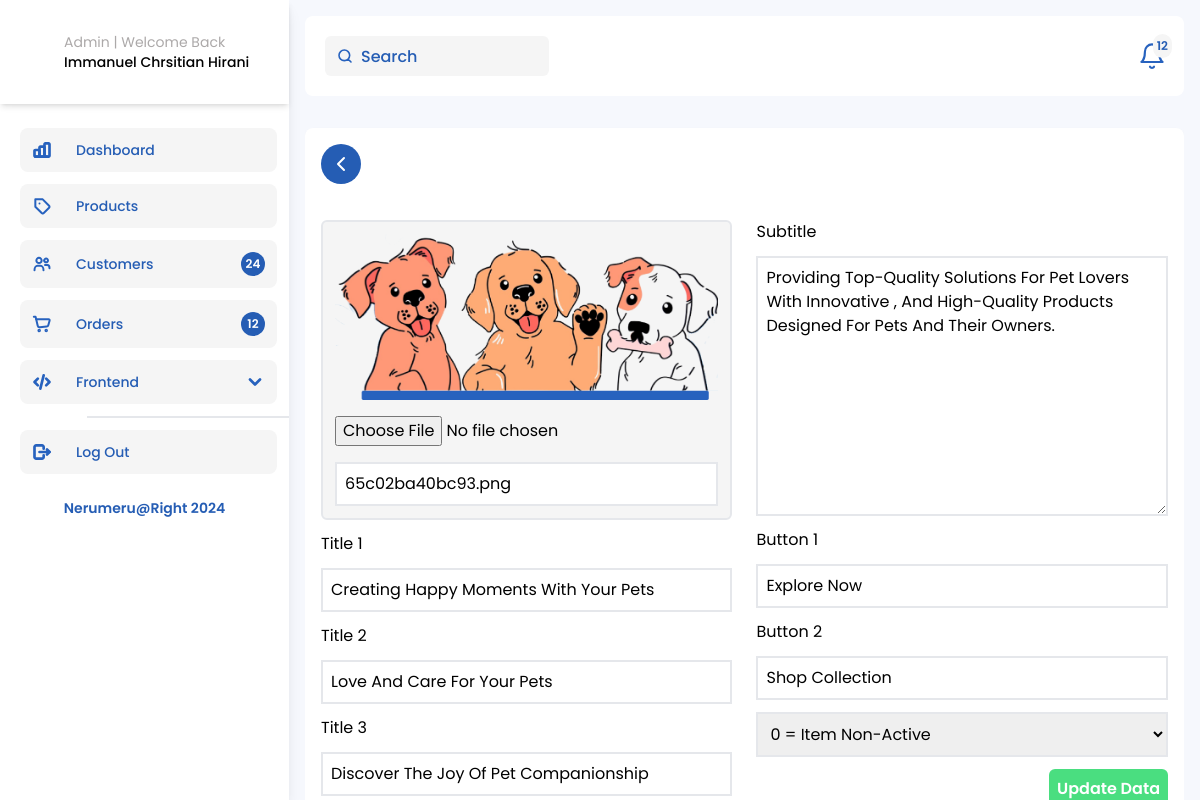
/Admin-hero-UpdateData.php?hero_id=35, run on the app's committed database.
### tables this page shows
CREATE TABLE `herosection` (
  `hero_id` int(11) NOT NULL,
  `hero_title1` varchar(200) NOT NULL,
  `hero_title2` varchar(200) NOT NULL,
  `hero_title3` varchar(200) NOT NULL,
  `hero_subtitle` varchar(1000) NOT NULL,
  `hero_button1` varchar(100) NOT NULL,
  `hero_button2` varchar(100) NOT NULL,
  `hero_img` varchar(500) NOT NULL,
  `insert_date` datetime NOT NULL DEFAULT current_timestamp(),
  `lastUpdate_date` datetime NOT NULL DEFAULT current_timestamp(),
  `status` tinyint(2) NOT NULL
);

### function.php (called while the page is built, shortened)
<?php
$conn = mysqli_connect('localhost', 'root', '', 'nerumeru');
function query($query)
{
    global $conn;
    $result = mysqli_query($conn, $query);
    $rows = [];
    foreach ($result as $row) {
        $rows[] = $row;
    }
    return $rows;
}

### Admin-hero-UpdateData.php (the view, shortened to what this page needs)
<?php
require "function.php";
$id = $_GET['hero_id'];
$nerumeru = query("SELECT * FROM herosection WHERE hero_id = $id")[0];
?>
<!doctype html>
<html lang="en">
<head>
  <link rel="stylesheet" href="css/output.css" />
  <link rel="stylesheet" href="https://cdn.jsdelivr.net/npm/swiper@10/swiper-bundle.min.css" />
  <link rel="stylesheet" href="https://cdn.jsdelivr.net/npm/swiper@10/swiper-bundle.min.css" />
</head>
<body>
  <main class="my-0">
    <section class="admin relative h-screen overflow-hidden my-0">
      <div class="flex items-start justify-between">
        <?php include("sidebar.admin.php"); ?>
        <div class="flex flex-col gap-4 container">
          <header class="z-40 flex items-center bg-white rounded-lg justify-between w-full h-20 px-5">
            <div class="header-wrapper w-full flex items-center justify-between">
              <span class="relative">
                <input id="searchAdminNavbar" type="search" class="bg-white-neru px-3 rounded-md h-10 outline-none py-1 w-[224px] pl-9 xl:text-base md:text-sm text-xs" placeholder="Search" />
              </span>
              <div id="notifications" class="relative cursor-pointer">
                <div class="badge absolute -right-2 -top-2 bg-white-neru rounded-full flex items-center justify-center p-1">
                  <h6 class="text-xs text-blue-Neru font-semibold">12</h6>
                </div>
              </div>
            </div>
          </header>
          <div class="max-h-screen w-full overflow-y-auto">
            <div class="container bg-white rounded-lg shadow-md 3xl:h-[760px] 2xl:h-[550px] flex flex-col gap-3 overflow-y-auto mt-4">
              <div class="WrapperBack mb-6 w-fit">
                <a href="Admin-Homepage.php" class="bg-blue-Neru w-fit text-white px-2 rounded-full py-2 cursor-pointer font-semibold text-base flex items-center gap-3">
                  <svg xmlns="http://www.w3.org/2000/svg" class="icon icon-tabler icon-tabler-chevron-left" width="24" height="24" viewBox="0 0 24 24" stroke-width="2" stroke="currentColor" fill="none" stroke-linecap="round" stroke-linejoin="round">
                    <path stroke="none" d="M0 0h24v24H0z" fill="none" />
                    <path d="M15 6l-6 6l6 6" />
                  </svg>
                </a>
              </div>
              <form class="w-full" action="" method="post" enctype="multipart/form-data">
                <div class="grid grid-cols-2 gap-6">
                  <div class="flex flex-col w-full gap-3">
                    <div class="w-full flex flex-col gap-4  bg-white-neru rounded-md border-2 p-3">
                      <img class="mx-auto" src="img/<?= $nerumeru["hero_img"] ?>" alt="" />
                      <input type="file" name="gambar" id="gambar" />
                      <input type="text" class="w-full p-2 outline-none border-2" name="hero_img" value="<?= $nerumeru["hero_img"] ?>" />
                    </div>
                    <label for="">Title 1</label>
                    <input class="w-full p-2 outline-none border-2" value="<?= $nerumeru["hero_title1"] ?>" name="hero_title1" placeholder="Nerumeru's Delightful Pets" type="text" />
                    <label for="">Title 2</label>
                    <input class="w-full p-2 outline-none border-2" value="<?= $nerumeru["hero_title2"] ?>" name="hero_title2" placeholder="Nerumeru's Delightful Pets" type="text" />
                    <label for="">Title 3</label>
                    <input class="w-full p-2 outline-none border-2" value="<?= $nerumeru["hero_title3"] ?>" name="hero_title3" placeholder="Nerumeru's Delightful Pets" type="text" />
                  </div>
                  <div class="flex flex-col w-full gap-3">
                    <label for="">Subtitle</label>
                    <textarea name="hero_subtitle" class="p-2 outline-none border-2 text-start" id="" placeholder="Your Subtitle" cols="30" rows="10"><?= $nerumeru["hero_subtitle"] ?></textarea>
                    <label for="">Button 1</label>
                    <input class="w-full p-2 outline-none border-2" value="<?= $nerumeru["hero_button1"] ?>" name="hero_button1" placeholder="Explore Now" type="text" />
                    <label for="">Button 2</label>
                    <input class="w-full p-2 outline-none border-2" value="<?= $nerumeru["hero_button2"] ?>" name="hero_button2" placeholder="Shop Collections" type="text" />
                    <select class="w-full p-2 outline-none border-2" name="status" id="status">
                      <option> <?= $nerumeru["status"] ?>
                        <?php if($nerumeru["status"] === "1") : ?>
                          <?= "= Item Active" ?>
                        <?php else: ?>
                          <?= "= Item Non-Active" ?>
                        <?php endif; ?>
                      </option>
                    </select>
                    <button type="submit" name="submit" class="bg-green-400 p-2 rounded-md text-white font-semibold w-fit self-end">Update Data</button>
                  </div>
                </div>
              </form>
            </div>
          </div>
        </div>
      </div>
    </section>
  </main>
</body>
</html>

### data on the page
herosection: hero_img (picture), hero_img "65c02ba40bc93.png", hero_title1 "Creating Happy Moments With Your Pets", hero_title2 "Love And Care For Your Pets", hero_title3 "Discover The Joy Of Pet Companionship", hero_subtitle "Providing Top-Quality Solutions For Pet Lovers With Innovative , And High-Quality Products Designed For Pets And Their Owners.", hero_button1 "Explore Now", hero_button2 "Shop Collection", status "0 = Item Non-Active"
